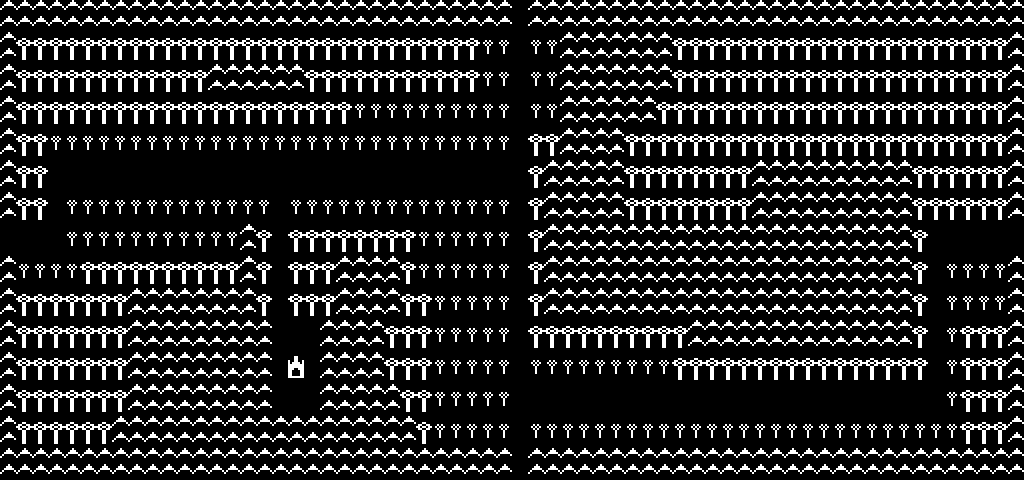

Below is a game level as drawn by its tile map, then a one-line description and the .tmx that defines it (tile-layer data replaced by summaries):
An orthogonal 64x15 tile map with 16x32 px tiles, 1 tile layer (Map4).

<map version="1.0" orientation="orthogonal" width="64" height="15" tilewidth="16" tileheight="32">
 <tileset firstgid="1" name="tileset15" tilewidth="16" tileheight="32">
  <image source="../res/tileset15.png" width="240" height="32" />
  <tile id="0">
   <properties>
    <property name="type" value="NULL" />
   </properties>
  </tile>
  <tile id="1">
   <properties>
    <property name="type" value="BRICK" />
   </properties>
  </tile>
  <tile id="2">
   <properties>
    <property name="type" value="WOODS" />
   </properties>
  </tile>
  <tile id="3">
   <properties>
    <property name="type" value="MOUNTAIN1" />
   </properties>
  </tile>
  <tile id="4">
   <properties>
    <property name="type" value="PATH" />
   </properties>
  </tile>
  <tile id="5">
   <properties>
    <property name="type" value="SWAMP" />
   </properties>
  </tile>
  <tile id="6">
   <properties>
    <property name="type" value="TOWN" />
   </properties>
  </tile>
  <tile id="7">
   <properties>
    <property name="type" value="CHARACTER" />
   </properties>
  </tile>
  <tile id="8">
   <properties>
    <property name="type" value="ICHARACTER" />
   </properties>
  </tile>
  <tile id="9">
   <properties>
    <property name="type" value="GATE" />
   </properties>
  </tile>
  <tile id="10">
   <properties>
    <property name="type" value="MAPEDGE" />
   </properties>
  </tile>
  <tile id="11">
   <properties>
    <property name="type" value="PORTAL" />
   </properties>
  </tile>
  <tile id="12">
   <properties>
    <property name="type" value="FOREST" />
   </properties>
  </tile>
  <tile id="13">
   <properties>
    <property name="type" value="MOUNTAIN2" />
   </properties>
  </tile>
  <tile id="14">
   <properties>
    <property name="type" value="LAMP" />
   </properties>
  </tile>
 </tileset>
 <layer name="Map4" width="64" height="15">
  <data>[960 cells, 960 non-empty, 7 distinct tile ids]</data>
 </layer>
</map>
